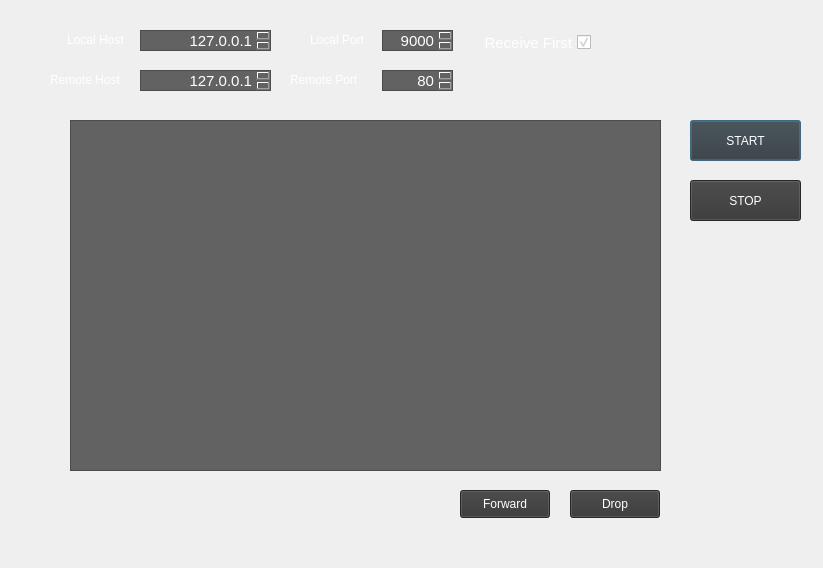
<?xml version="1.0" encoding="UTF-8"?>
<ui version="4.0">
 <class>Dialog</class>
 <widget class="QDialog" name="Dialog">
  <property name="geometry">
   <rect>
    <x>0</x>
    <y>0</y>
    <width>823</width>
    <height>568</height>
   </rect>
  </property>
  <property name="windowTitle">
   <string>Dialog</string>
  </property>
  <property name="styleSheet">
   <string notr="true">background-image: url(:/proxy/hacker2.jpg);</string>
  </property>
  <widget class="QWidget" name="widget" native="true">
   <property name="geometry">
    <rect>
     <x>0</x>
     <y>0</y>
     <width>821</width>
     <height>561</height>
    </rect>
   </property>
   <widget class="QLabel" name="label_2">
    <property name="geometry">
     <rect>
      <x>50</x>
      <y>70</y>
      <width>91</width>
      <height>20</height>
     </rect>
    </property>
    <property name="text">
     <string>&lt;html&gt;&lt;head/&gt;&lt;body&gt;&lt;p&gt;&lt;span style=&quot; color:#ffffff;&quot;&gt;Remote Host&lt;/span&gt;&lt;/p&gt;&lt;/body&gt;&lt;/html&gt;</string>
    </property>
   </widget>
   <widget class="QPushButton" name="Start_Button">
    <property name="geometry">
     <rect>
      <x>690</x>
      <y>120</y>
      <width>111</width>
      <height>41</height>
     </rect>
    </property>
    <property name="toolTip">
     <string>&lt;html&gt;&lt;head/&gt;&lt;body&gt;&lt;p&gt;Start Proxy&lt;/p&gt;&lt;/body&gt;&lt;/html&gt;</string>
    </property>
    <property name="styleSheet">
     <string notr="true">color: rgb(255, 255, 255);
font: 75 11pt &quot;Cantarell&quot;;
background-color: rgb(54, 54, 54);</string>
    </property>
    <property name="text">
     <string>START</string>
    </property>
   </widget>
   <widget class="QPushButton" name="Stop_Button">
    <property name="geometry">
     <rect>
      <x>690</x>
      <y>180</y>
      <width>111</width>
      <height>41</height>
     </rect>
    </property>
    <property name="toolTip">
     <string>&lt;html&gt;&lt;head/&gt;&lt;body&gt;&lt;p&gt;Start Proxy&lt;/p&gt;&lt;/body&gt;&lt;/html&gt;</string>
    </property>
    <property name="styleSheet">
     <string notr="true">color: rgb(255, 255, 255);
font: 75 11pt &quot;Cantarell&quot;;
background-color: rgb(54, 54, 54);</string>
    </property>
    <property name="text">
     <string>STOP</string>
    </property>
   </widget>
   <widget class="QLabel" name="label">
    <property name="geometry">
     <rect>
      <x>67</x>
      <y>30</y>
      <width>71</width>
      <height>20</height>
     </rect>
    </property>
    <property name="text">
     <string>&lt;html&gt;&lt;head/&gt;&lt;body&gt;&lt;p&gt;&lt;span style=&quot; color:#ffffff;&quot;&gt;Local Host&lt;/span&gt;&lt;/p&gt;&lt;/body&gt;&lt;/html&gt;</string>
    </property>
   </widget>
   <widget class="QTextEdit" name="Local_Host_Edit">
    <property name="geometry">
     <rect>
      <x>140</x>
      <y>30</y>
      <width>131</width>
      <height>21</height>
     </rect>
    </property>
    <property name="styleSheet">
     <string notr="true">background-color: rgb(98, 98, 98);</string>
    </property>
    <property name="html">
     <string>&lt;!DOCTYPE HTML PUBLIC &quot;-//W3C//DTD HTML 4.0//EN&quot; &quot;http://www.w3.org/TR/REC-html40/strict.dtd&quot;&gt;
&lt;html&gt;&lt;head&gt;&lt;meta name=&quot;qrichtext&quot; content=&quot;1&quot; /&gt;&lt;style type=&quot;text/css&quot;&gt;
p, li { white-space: pre-wrap; }
&lt;/style&gt;&lt;/head&gt;&lt;body style=&quot; font-family:'Cantarell'; font-size:11pt; font-weight:400; font-style:normal;&quot;&gt;
&lt;p align=&quot;right&quot; style=&quot; margin-top:0px; margin-bottom:0px; margin-left:0px; margin-right:0px; -qt-block-indent:0; text-indent:0px;&quot;&gt;&lt;span style=&quot; color:#ffffff;&quot;&gt;127.0.0.1&lt;/span&gt;&lt;/p&gt;&lt;/body&gt;&lt;/html&gt;</string>
    </property>
   </widget>
   <widget class="QTextEdit" name="Remote_Host_Edit">
    <property name="geometry">
     <rect>
      <x>140</x>
      <y>70</y>
      <width>131</width>
      <height>21</height>
     </rect>
    </property>
    <property name="styleSheet">
     <string notr="true">background-color: rgb(98, 98, 98);</string>
    </property>
    <property name="html">
     <string>&lt;!DOCTYPE HTML PUBLIC &quot;-//W3C//DTD HTML 4.0//EN&quot; &quot;http://www.w3.org/TR/REC-html40/strict.dtd&quot;&gt;
&lt;html&gt;&lt;head&gt;&lt;meta name=&quot;qrichtext&quot; content=&quot;1&quot; /&gt;&lt;style type=&quot;text/css&quot;&gt;
p, li { white-space: pre-wrap; }
&lt;/style&gt;&lt;/head&gt;&lt;body style=&quot; font-family:'Cantarell'; font-size:11pt; font-weight:400; font-style:normal;&quot;&gt;
&lt;p align=&quot;right&quot; style=&quot; margin-top:0px; margin-bottom:0px; margin-left:0px; margin-right:0px; -qt-block-indent:0; text-indent:0px;&quot;&gt;&lt;span style=&quot; color:#ffffff;&quot;&gt;127.0.0.1&lt;/span&gt;&lt;/p&gt;&lt;/body&gt;&lt;/html&gt;</string>
    </property>
   </widget>
   <widget class="QTextEdit" name="Local_Port_Edit">
    <property name="geometry">
     <rect>
      <x>382</x>
      <y>30</y>
      <width>71</width>
      <height>21</height>
     </rect>
    </property>
    <property name="styleSheet">
     <string notr="true">background-color: rgb(98, 98, 98);</string>
    </property>
    <property name="html">
     <string>&lt;!DOCTYPE HTML PUBLIC &quot;-//W3C//DTD HTML 4.0//EN&quot; &quot;http://www.w3.org/TR/REC-html40/strict.dtd&quot;&gt;
&lt;html&gt;&lt;head&gt;&lt;meta name=&quot;qrichtext&quot; content=&quot;1&quot; /&gt;&lt;style type=&quot;text/css&quot;&gt;
p, li { white-space: pre-wrap; }
&lt;/style&gt;&lt;/head&gt;&lt;body style=&quot; font-family:'Cantarell'; font-size:11pt; font-weight:400; font-style:normal;&quot;&gt;
&lt;p align=&quot;right&quot; style=&quot; margin-top:0px; margin-bottom:0px; margin-left:0px; margin-right:0px; -qt-block-indent:0; text-indent:0px;&quot;&gt;&lt;span style=&quot; color:#ffffff;&quot;&gt;9000&lt;/span&gt;&lt;/p&gt;&lt;/body&gt;&lt;/html&gt;</string>
    </property>
   </widget>
   <widget class="QLabel" name="label_3">
    <property name="geometry">
     <rect>
      <x>310</x>
      <y>30</y>
      <width>71</width>
      <height>20</height>
     </rect>
    </property>
    <property name="text">
     <string>&lt;html&gt;&lt;head/&gt;&lt;body&gt;&lt;p&gt;&lt;span style=&quot; color:#ffffff;&quot;&gt;Local Port&lt;/span&gt;&lt;/p&gt;&lt;/body&gt;&lt;/html&gt;</string>
    </property>
   </widget>
   <widget class="QLabel" name="label_4">
    <property name="geometry">
     <rect>
      <x>290</x>
      <y>70</y>
      <width>81</width>
      <height>20</height>
     </rect>
    </property>
    <property name="text">
     <string>&lt;html&gt;&lt;head/&gt;&lt;body&gt;&lt;p&gt;&lt;span style=&quot; color:#ffffff;&quot;&gt;Remote Port&lt;/span&gt;&lt;/p&gt;&lt;/body&gt;&lt;/html&gt;</string>
    </property>
   </widget>
   <widget class="QTextEdit" name="Remote_Port_Edit">
    <property name="geometry">
     <rect>
      <x>382</x>
      <y>70</y>
      <width>71</width>
      <height>21</height>
     </rect>
    </property>
    <property name="layoutDirection">
     <enum>Qt::LeftToRight</enum>
    </property>
    <property name="styleSheet">
     <string notr="true">background-color: rgb(98, 98, 98);</string>
    </property>
    <property name="html">
     <string>&lt;!DOCTYPE HTML PUBLIC &quot;-//W3C//DTD HTML 4.0//EN&quot; &quot;http://www.w3.org/TR/REC-html40/strict.dtd&quot;&gt;
&lt;html&gt;&lt;head&gt;&lt;meta name=&quot;qrichtext&quot; content=&quot;1&quot; /&gt;&lt;style type=&quot;text/css&quot;&gt;
p, li { white-space: pre-wrap; }
&lt;/style&gt;&lt;/head&gt;&lt;body style=&quot; font-family:'Cantarell'; font-size:11pt; font-weight:400; font-style:normal;&quot;&gt;
&lt;p align=&quot;right&quot; style=&quot; margin-top:0px; margin-bottom:0px; margin-left:0px; margin-right:0px; -qt-block-indent:0; text-indent:0px;&quot;&gt;&lt;span style=&quot; color:#ffffff;&quot;&gt;80&lt;/span&gt;&lt;/p&gt;&lt;/body&gt;&lt;/html&gt;</string>
    </property>
   </widget>
   <widget class="QCheckBox" name="RF_checkBox">
    <property name="geometry">
     <rect>
      <x>470</x>
      <y>30</y>
      <width>121</width>
      <height>25</height>
     </rect>
    </property>
    <property name="font">
     <font>
      <family>Cantarell</family>
      <pointsize>11</pointsize>
      <weight>50</weight>
      <italic>false</italic>
      <bold>false</bold>
     </font>
    </property>
    <property name="acceptDrops">
     <bool>true</bool>
    </property>
    <property name="layoutDirection">
     <enum>Qt::RightToLeft</enum>
    </property>
    <property name="styleSheet">
     <string notr="true">color: rgb(255, 255, 255);</string>
    </property>
    <property name="text">
     <string>Receive First</string>
    </property>
    <property name="checked">
     <bool>true</bool>
    </property>
   </widget>
   <widget class="QTextEdit" name="Data_Edit">
    <property name="geometry">
     <rect>
      <x>70</x>
      <y>120</y>
      <width>591</width>
      <height>351</height>
     </rect>
    </property>
    <property name="font">
     <font>
      <weight>50</weight>
      <bold>false</bold>
     </font>
    </property>
    <property name="autoFillBackground">
     <bool>false</bool>
    </property>
    <property name="styleSheet">
     <string notr="true">background-color: rgb(98, 98, 98);
color: rgb(255, 255, 255);</string>
    </property>
    <property name="html">
     <string>&lt;!DOCTYPE HTML PUBLIC &quot;-//W3C//DTD HTML 4.0//EN&quot; &quot;http://www.w3.org/TR/REC-html40/strict.dtd&quot;&gt;
&lt;html&gt;&lt;head&gt;&lt;meta name=&quot;qrichtext&quot; content=&quot;1&quot; /&gt;&lt;style type=&quot;text/css&quot;&gt;
p, li { white-space: pre-wrap; }
&lt;/style&gt;&lt;/head&gt;&lt;body style=&quot; font-family:'Cantarell'; font-size:11pt; font-weight:400; font-style:normal;&quot;&gt;
&lt;p align=&quot;justify&quot; style=&quot;-qt-paragraph-type:empty; margin-top:12px; margin-bottom:12px; margin-left:0px; margin-right:0px; -qt-block-indent:0; text-indent:0px;&quot;&gt;&lt;br /&gt;&lt;/p&gt;&lt;/body&gt;&lt;/html&gt;</string>
    </property>
   </widget>
   <widget class="QPushButton" name="Forward_Button">
    <property name="geometry">
     <rect>
      <x>460</x>
      <y>490</y>
      <width>90</width>
      <height>28</height>
     </rect>
    </property>
    <property name="styleSheet">
     <string notr="true">color: rgb(255, 255, 255);
background-color: rgb(54, 54, 54);
font: 75 11pt &quot;Cantarell&quot;;</string>
    </property>
    <property name="text">
     <string>Forward</string>
    </property>
   </widget>
   <widget class="QPushButton" name="Drop_Button">
    <property name="geometry">
     <rect>
      <x>570</x>
      <y>490</y>
      <width>90</width>
      <height>28</height>
     </rect>
    </property>
    <property name="styleSheet">
     <string notr="true">color: rgb(255, 255, 255);
font: 75 11pt &quot;Cantarell&quot;;
background-color: rgb(54, 54, 54);</string>
    </property>
    <property name="text">
     <string>Drop</string>
    </property>
   </widget>
  </widget>
 </widget>
 <resources>
  <include location="proxy.qrc"/>
 </resources>
 <connections/>
</ui>
